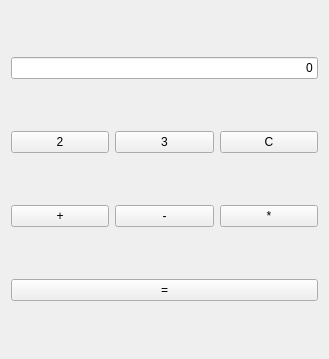
<?xml version="1.0" encoding="UTF-8"?>
<ui version="4.0">
 <class>Form</class>
 <widget class="QWidget" name="Form">
  <property name="geometry">
   <rect>
    <x>0</x>
    <y>0</y>
    <width>329</width>
    <height>359</height>
   </rect>
  </property>
  <property name="windowTitle">
   <string>Form</string>
  </property>
  <layout class="QVBoxLayout" name="verticalLayout">
   <item>
    <widget class="QLineEdit" name="screen">
     <property name="text">
      <string>0</string>
     </property>
     <property name="alignment">
      <set>Qt::AlignmentFlag::AlignRight|Qt::AlignmentFlag::AlignTrailing|Qt::AlignmentFlag::AlignVCenter</set>
     </property>
     <property name="readOnly">
      <bool>true</bool>
     </property>
    </widget>
   </item>
   <item>
    <layout class="QHBoxLayout" name="horizontalLayout">
     <item>
      <widget class="QPushButton" name="number_2">
       <property name="text">
        <string>2</string>
       </property>
      </widget>
     </item>
     <item>
      <widget class="QPushButton" name="number_3">
       <property name="text">
        <string>3</string>
       </property>
      </widget>
     </item>
     <item>
      <widget class="QPushButton" name="buttonClear">
       <property name="text">
        <string>C</string>
       </property>
      </widget>
     </item>
    </layout>
   </item>
   <item>
    <layout class="QHBoxLayout" name="horizontalLayout_2">
     <item>
      <widget class="QPushButton" name="buttonAddition">
       <property name="text">
        <string>+</string>
       </property>
      </widget>
     </item>
     <item>
      <widget class="QPushButton" name="buttonSubtraction">
       <property name="text">
        <string>-</string>
       </property>
      </widget>
     </item>
     <item>
      <widget class="QPushButton" name="buttonMultiplication">
       <property name="text">
        <string>*</string>
       </property>
      </widget>
     </item>
    </layout>
   </item>
   <item>
    <widget class="QPushButton" name="buttonEqual">
     <property name="text">
      <string>=</string>
     </property>
    </widget>
   </item>
  </layout>
 </widget>
 <resources/>
 <connections/>
</ui>
